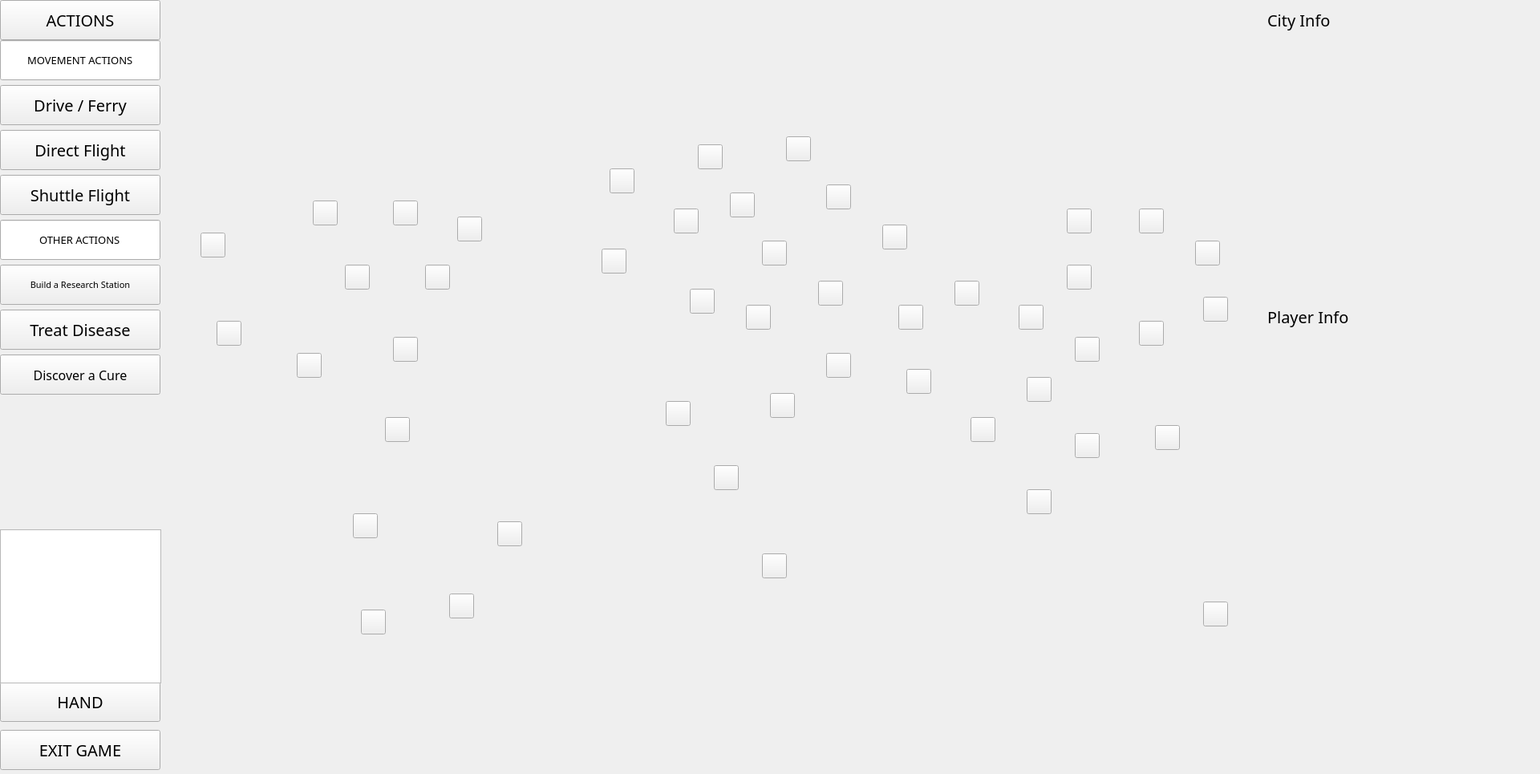
<?xml version="1.0" encoding="UTF-8"?>
<ui version="4.0">
 <class>game</class>
 <widget class="QWidget" name="game">
  <property name="geometry">
   <rect>
    <x>0</x>
    <y>0</y>
    <width>1920</width>
    <height>965</height>
   </rect>
  </property>
  <property name="font">
   <font>
    <pointsize>30</pointsize>
   </font>
  </property>
  <property name="windowTitle">
   <string>Pandemic the Game</string>
  </property>
  <property name="styleSheet">
   <string notr="true"/>
  </property>
  <widget class="QLabel" name="map">
   <property name="geometry">
    <rect>
     <x>41</x>
     <y>0</y>
     <width>1691</width>
     <height>965</height>
    </rect>
   </property>
   <property name="styleSheet">
    <string notr="true">image: url(:/img/img/map.jpg);</string>
   </property>
   <property name="text">
    <string/>
   </property>
  </widget>
  <widget class="QPushButton" name="exit_game">
   <property name="geometry">
    <rect>
     <x>0</x>
     <y>910</y>
     <width>200</width>
     <height>50</height>
    </rect>
   </property>
   <property name="font">
    <font>
     <family>Bauhaus 93</family>
     <pointsize>15</pointsize>
    </font>
   </property>
   <property name="text">
    <string>EXIT GAME</string>
   </property>
  </widget>
  <widget class="QPushButton" name="show_actions">
   <property name="geometry">
    <rect>
     <x>0</x>
     <y>0</y>
     <width>200</width>
     <height>50</height>
    </rect>
   </property>
   <property name="minimumSize">
    <size>
     <width>200</width>
     <height>50</height>
    </size>
   </property>
   <property name="maximumSize">
    <size>
     <width>200</width>
     <height>50</height>
    </size>
   </property>
   <property name="font">
    <font>
     <family>Bauhaus 93</family>
     <pointsize>15</pointsize>
    </font>
   </property>
   <property name="text">
    <string>ACTIONS</string>
   </property>
  </widget>
  <widget class="QWidget" name="actions" native="true">
   <property name="geometry">
    <rect>
     <x>0</x>
     <y>50</y>
     <width>211</width>
     <height>451</height>
    </rect>
   </property>
   <property name="maximumSize">
    <size>
     <width>600</width>
     <height>600</height>
    </size>
   </property>
   <property name="styleSheet">
    <string notr="true"/>
   </property>
   <widget class="QWidget" name="formLayoutWidget">
    <property name="geometry">
     <rect>
      <x>0</x>
      <y>0</y>
      <width>206</width>
      <height>451</height>
     </rect>
    </property>
    <layout class="QFormLayout" name="formLayout">
     <item row="0" column="0">
      <widget class="QLineEdit" name="movment_actions">
       <property name="enabled">
        <bool>true</bool>
       </property>
       <property name="minimumSize">
        <size>
         <width>200</width>
         <height>50</height>
        </size>
       </property>
       <property name="maximumSize">
        <size>
         <width>200</width>
         <height>50</height>
        </size>
       </property>
       <property name="font">
        <font>
         <family>Bauhaus 93</family>
         <pointsize>10</pointsize>
        </font>
       </property>
       <property name="text">
        <string>MOVEMENT ACTIONS</string>
       </property>
       <property name="echoMode">
        <enum>QLineEdit::Normal</enum>
       </property>
       <property name="alignment">
        <set>Qt::AlignCenter</set>
       </property>
       <property name="readOnly">
        <bool>true</bool>
       </property>
      </widget>
     </item>
     <item row="2" column="0">
      <widget class="QPushButton" name="drive_ferry">
       <property name="minimumSize">
        <size>
         <width>200</width>
         <height>50</height>
        </size>
       </property>
       <property name="maximumSize">
        <size>
         <width>200</width>
         <height>100</height>
        </size>
       </property>
       <property name="font">
        <font>
         <family>Bauhaus 93</family>
         <pointsize>15</pointsize>
        </font>
       </property>
       <property name="text">
        <string>Drive / Ferry</string>
       </property>
      </widget>
     </item>
     <item row="3" column="0">
      <widget class="QPushButton" name="direct_flight">
       <property name="minimumSize">
        <size>
         <width>200</width>
         <height>50</height>
        </size>
       </property>
       <property name="maximumSize">
        <size>
         <width>100</width>
         <height>25</height>
        </size>
       </property>
       <property name="font">
        <font>
         <family>Bauhaus 93</family>
         <pointsize>15</pointsize>
        </font>
       </property>
       <property name="text">
        <string>Direct Flight</string>
       </property>
      </widget>
     </item>
     <item row="5" column="0">
      <widget class="QPushButton" name="shuttle_flight">
       <property name="minimumSize">
        <size>
         <width>200</width>
         <height>50</height>
        </size>
       </property>
       <property name="maximumSize">
        <size>
         <width>100</width>
         <height>25</height>
        </size>
       </property>
       <property name="font">
        <font>
         <family>Bauhaus 93</family>
         <pointsize>15</pointsize>
        </font>
       </property>
       <property name="text">
        <string>Shuttle Flight</string>
       </property>
      </widget>
     </item>
     <item row="7" column="0">
      <widget class="QLineEdit" name="other_actions">
       <property name="minimumSize">
        <size>
         <width>200</width>
         <height>50</height>
        </size>
       </property>
       <property name="maximumSize">
        <size>
         <width>200</width>
         <height>50</height>
        </size>
       </property>
       <property name="font">
        <font>
         <family>Bauhaus 93</family>
         <pointsize>10</pointsize>
        </font>
       </property>
       <property name="text">
        <string>OTHER ACTIONS</string>
       </property>
       <property name="alignment">
        <set>Qt::AlignCenter</set>
       </property>
       <property name="readOnly">
        <bool>true</bool>
       </property>
      </widget>
     </item>
     <item row="9" column="0">
      <widget class="QPushButton" name="build_station">
       <property name="minimumSize">
        <size>
         <width>200</width>
         <height>50</height>
        </size>
       </property>
       <property name="maximumSize">
        <size>
         <width>100</width>
         <height>25</height>
        </size>
       </property>
       <property name="font">
        <font>
         <family>Bauhaus 93</family>
         <pointsize>8</pointsize>
        </font>
       </property>
       <property name="text">
        <string>Build a Research Station</string>
       </property>
      </widget>
     </item>
     <item row="10" column="0">
      <widget class="QPushButton" name="treat_disease">
       <property name="minimumSize">
        <size>
         <width>200</width>
         <height>50</height>
        </size>
       </property>
       <property name="maximumSize">
        <size>
         <width>100</width>
         <height>25</height>
        </size>
       </property>
       <property name="font">
        <font>
         <family>Bauhaus 93</family>
         <pointsize>15</pointsize>
        </font>
       </property>
       <property name="text">
        <string>Treat Disease</string>
       </property>
      </widget>
     </item>
     <item row="11" column="0">
      <widget class="QPushButton" name="discover_cure">
       <property name="minimumSize">
        <size>
         <width>200</width>
         <height>50</height>
        </size>
       </property>
       <property name="maximumSize">
        <size>
         <width>100</width>
         <height>25</height>
        </size>
       </property>
       <property name="font">
        <font>
         <family>Bauhaus 93</family>
         <pointsize>12</pointsize>
        </font>
       </property>
       <property name="text">
        <string>Discover a Cure</string>
       </property>
      </widget>
     </item>
    </layout>
   </widget>
  </widget>
  <widget class="QPushButton" name="show_hand">
   <property name="geometry">
    <rect>
     <x>0</x>
     <y>850</y>
     <width>200</width>
     <height>50</height>
    </rect>
   </property>
   <property name="font">
    <font>
     <family>Bauhaus 93</family>
     <pointsize>15</pointsize>
    </font>
   </property>
   <property name="text">
    <string>HAND</string>
   </property>
  </widget>
  <widget class="QListWidget" name="hand">
   <property name="geometry">
    <rect>
     <x>0</x>
     <y>660</y>
     <width>201</width>
     <height>192</height>
    </rect>
   </property>
  </widget>
  <widget class="QLabel" name="outbreaks">
   <property name="geometry">
    <rect>
     <x>230</x>
     <y>510</y>
     <width>51</width>
     <height>51</height>
    </rect>
   </property>
   <property name="styleSheet">
    <string notr="true">image: url(:/img/img/outbreak_marker.png);</string>
   </property>
   <property name="text">
    <string/>
   </property>
  </widget>
  <widget class="QLabel" name="infection_rate">
   <property name="geometry">
    <rect>
     <x>1080</x>
     <y>160</y>
     <width>51</width>
     <height>51</height>
    </rect>
   </property>
   <property name="styleSheet">
    <string notr="true">image: url(:/img/img/infection_rate_marker.png);</string>
   </property>
   <property name="text">
    <string/>
   </property>
  </widget>
  <widget class="QPushButton" name="atlanta">
   <property name="geometry">
    <rect>
     <x>430</x>
     <y>330</y>
     <width>31</width>
     <height>31</height>
    </rect>
   </property>
   <property name="text">
    <string/>
   </property>
  </widget>
  <widget class="QPushButton" name="chicago">
   <property name="geometry">
    <rect>
     <x>390</x>
     <y>250</y>
     <width>31</width>
     <height>31</height>
    </rect>
   </property>
   <property name="text">
    <string/>
   </property>
  </widget>
  <widget class="QPushButton" name="san_francisco">
   <property name="geometry">
    <rect>
     <x>250</x>
     <y>290</y>
     <width>31</width>
     <height>31</height>
    </rect>
   </property>
   <property name="text">
    <string/>
   </property>
  </widget>
  <widget class="QPushButton" name="montreal">
   <property name="geometry">
    <rect>
     <x>490</x>
     <y>250</y>
     <width>31</width>
     <height>31</height>
    </rect>
   </property>
   <property name="text">
    <string/>
   </property>
  </widget>
  <widget class="QPushButton" name="washington">
   <property name="geometry">
    <rect>
     <x>530</x>
     <y>330</y>
     <width>31</width>
     <height>31</height>
    </rect>
   </property>
   <property name="text">
    <string/>
   </property>
  </widget>
  <widget class="QPushButton" name="new_york">
   <property name="geometry">
    <rect>
     <x>570</x>
     <y>270</y>
     <width>31</width>
     <height>31</height>
    </rect>
   </property>
   <property name="text">
    <string/>
   </property>
  </widget>
  <widget class="QPushButton" name="miami">
   <property name="geometry">
    <rect>
     <x>490</x>
     <y>420</y>
     <width>31</width>
     <height>31</height>
    </rect>
   </property>
   <property name="text">
    <string/>
   </property>
  </widget>
  <widget class="QPushButton" name="mexico_city">
   <property name="geometry">
    <rect>
     <x>370</x>
     <y>440</y>
     <width>31</width>
     <height>31</height>
    </rect>
   </property>
   <property name="text">
    <string/>
   </property>
  </widget>
  <widget class="QPushButton" name="bogota">
   <property name="geometry">
    <rect>
     <x>480</x>
     <y>520</y>
     <width>31</width>
     <height>31</height>
    </rect>
   </property>
   <property name="text">
    <string/>
   </property>
  </widget>
  <widget class="QPushButton" name="los_angeles">
   <property name="geometry">
    <rect>
     <x>270</x>
     <y>400</y>
     <width>31</width>
     <height>31</height>
    </rect>
   </property>
   <property name="text">
    <string/>
   </property>
  </widget>
  <widget class="QPushButton" name="london">
   <property name="geometry">
    <rect>
     <x>760</x>
     <y>210</y>
     <width>31</width>
     <height>31</height>
    </rect>
   </property>
   <property name="text">
    <string/>
   </property>
  </widget>
  <widget class="QPushButton" name="madrid">
   <property name="geometry">
    <rect>
     <x>750</x>
     <y>310</y>
     <width>31</width>
     <height>31</height>
    </rect>
   </property>
   <property name="text">
    <string/>
   </property>
  </widget>
  <widget class="QPushButton" name="paris">
   <property name="geometry">
    <rect>
     <x>840</x>
     <y>260</y>
     <width>31</width>
     <height>31</height>
    </rect>
   </property>
   <property name="text">
    <string/>
   </property>
  </widget>
  <widget class="QPushButton" name="essen">
   <property name="geometry">
    <rect>
     <x>870</x>
     <y>180</y>
     <width>31</width>
     <height>31</height>
    </rect>
   </property>
   <property name="text">
    <string/>
   </property>
  </widget>
  <widget class="QPushButton" name="st_petersburg">
   <property name="geometry">
    <rect>
     <x>980</x>
     <y>170</y>
     <width>31</width>
     <height>31</height>
    </rect>
   </property>
   <property name="text">
    <string/>
   </property>
  </widget>
  <widget class="QPushButton" name="milan">
   <property name="geometry">
    <rect>
     <x>910</x>
     <y>240</y>
     <width>31</width>
     <height>31</height>
    </rect>
   </property>
   <property name="text">
    <string/>
   </property>
  </widget>
  <widget class="QPushButton" name="algiers">
   <property name="geometry">
    <rect>
     <x>860</x>
     <y>360</y>
     <width>31</width>
     <height>31</height>
    </rect>
   </property>
   <property name="text">
    <string/>
   </property>
  </widget>
  <widget class="QPushButton" name="istanbul">
   <property name="geometry">
    <rect>
     <x>950</x>
     <y>300</y>
     <width>31</width>
     <height>31</height>
    </rect>
   </property>
   <property name="text">
    <string/>
   </property>
  </widget>
  <widget class="QPushButton" name="baghdad">
   <property name="geometry">
    <rect>
     <x>1020</x>
     <y>350</y>
     <width>31</width>
     <height>31</height>
    </rect>
   </property>
   <property name="text">
    <string/>
   </property>
  </widget>
  <widget class="QPushButton" name="khartoum">
   <property name="geometry">
    <rect>
     <x>960</x>
     <y>490</y>
     <width>31</width>
     <height>31</height>
    </rect>
   </property>
   <property name="text">
    <string/>
   </property>
  </widget>
  <widget class="QPushButton" name="cairo">
   <property name="geometry">
    <rect>
     <x>930</x>
     <y>380</y>
     <width>31</width>
     <height>31</height>
    </rect>
   </property>
   <property name="text">
    <string/>
   </property>
  </widget>
  <widget class="QPushButton" name="tehran">
   <property name="geometry">
    <rect>
     <x>1100</x>
     <y>280</y>
     <width>31</width>
     <height>31</height>
    </rect>
   </property>
   <property name="text">
    <string/>
   </property>
  </widget>
  <widget class="QPushButton" name="karachi">
   <property name="geometry">
    <rect>
     <x>1120</x>
     <y>380</y>
     <width>31</width>
     <height>31</height>
    </rect>
   </property>
   <property name="text">
    <string/>
   </property>
  </widget>
  <widget class="QPushButton" name="riyadh">
   <property name="geometry">
    <rect>
     <x>1030</x>
     <y>440</y>
     <width>31</width>
     <height>31</height>
    </rect>
   </property>
   <property name="text">
    <string/>
   </property>
  </widget>
  <widget class="QPushButton" name="mumbai">
   <property name="geometry">
    <rect>
     <x>1130</x>
     <y>460</y>
     <width>31</width>
     <height>31</height>
    </rect>
   </property>
   <property name="text">
    <string/>
   </property>
  </widget>
  <widget class="QPushButton" name="delhi">
   <property name="geometry">
    <rect>
     <x>1190</x>
     <y>350</y>
     <width>31</width>
     <height>31</height>
    </rect>
   </property>
   <property name="text">
    <string/>
   </property>
  </widget>
  <widget class="QPushButton" name="kolkata">
   <property name="geometry">
    <rect>
     <x>1270</x>
     <y>380</y>
     <width>31</width>
     <height>31</height>
    </rect>
   </property>
   <property name="text">
    <string/>
   </property>
  </widget>
  <widget class="QPushButton" name="beijing">
   <property name="geometry">
    <rect>
     <x>1330</x>
     <y>260</y>
     <width>31</width>
     <height>31</height>
    </rect>
   </property>
   <property name="text">
    <string/>
   </property>
  </widget>
  <widget class="QPushButton" name="shanghai">
   <property name="geometry">
    <rect>
     <x>1330</x>
     <y>330</y>
     <width>31</width>
     <height>31</height>
    </rect>
   </property>
   <property name="text">
    <string/>
   </property>
  </widget>
  <widget class="QPushButton" name="seoul">
   <property name="geometry">
    <rect>
     <x>1420</x>
     <y>260</y>
     <width>31</width>
     <height>31</height>
    </rect>
   </property>
   <property name="text">
    <string/>
   </property>
  </widget>
  <widget class="QPushButton" name="hongkong">
   <property name="geometry">
    <rect>
     <x>1340</x>
     <y>420</y>
     <width>31</width>
     <height>31</height>
    </rect>
   </property>
   <property name="text">
    <string/>
   </property>
  </widget>
  <widget class="QPushButton" name="bangkok">
   <property name="geometry">
    <rect>
     <x>1280</x>
     <y>470</y>
     <width>31</width>
     <height>31</height>
    </rect>
   </property>
   <property name="text">
    <string/>
   </property>
  </widget>
  <widget class="QPushButton" name="taipei">
   <property name="geometry">
    <rect>
     <x>1420</x>
     <y>400</y>
     <width>31</width>
     <height>31</height>
    </rect>
   </property>
   <property name="text">
    <string/>
   </property>
  </widget>
  <widget class="QPushButton" name="tokyo">
   <property name="geometry">
    <rect>
     <x>1490</x>
     <y>300</y>
     <width>31</width>
     <height>31</height>
    </rect>
   </property>
   <property name="text">
    <string/>
   </property>
  </widget>
  <widget class="QPushButton" name="osaka">
   <property name="geometry">
    <rect>
     <x>1500</x>
     <y>370</y>
     <width>31</width>
     <height>31</height>
    </rect>
   </property>
   <property name="text">
    <string/>
   </property>
  </widget>
  <widget class="QPushButton" name="lagos">
   <property name="geometry">
    <rect>
     <x>830</x>
     <y>500</y>
     <width>31</width>
     <height>31</height>
    </rect>
   </property>
   <property name="text">
    <string/>
   </property>
  </widget>
  <widget class="QPushButton" name="kinshasa">
   <property name="geometry">
    <rect>
     <x>890</x>
     <y>580</y>
     <width>31</width>
     <height>31</height>
    </rect>
   </property>
   <property name="text">
    <string/>
   </property>
  </widget>
  <widget class="QPushButton" name="johannesburg">
   <property name="geometry">
    <rect>
     <x>950</x>
     <y>690</y>
     <width>31</width>
     <height>31</height>
    </rect>
   </property>
   <property name="text">
    <string/>
   </property>
  </widget>
  <widget class="QPushButton" name="sao_paulo">
   <property name="geometry">
    <rect>
     <x>620</x>
     <y>650</y>
     <width>31</width>
     <height>31</height>
    </rect>
   </property>
   <property name="text">
    <string/>
   </property>
  </widget>
  <widget class="QPushButton" name="lima">
   <property name="geometry">
    <rect>
     <x>440</x>
     <y>640</y>
     <width>31</width>
     <height>31</height>
    </rect>
   </property>
   <property name="text">
    <string/>
   </property>
  </widget>
  <widget class="QPushButton" name="santiago">
   <property name="geometry">
    <rect>
     <x>450</x>
     <y>760</y>
     <width>31</width>
     <height>31</height>
    </rect>
   </property>
   <property name="text">
    <string/>
   </property>
  </widget>
  <widget class="QPushButton" name="buenos_aires">
   <property name="geometry">
    <rect>
     <x>560</x>
     <y>740</y>
     <width>31</width>
     <height>31</height>
    </rect>
   </property>
   <property name="text">
    <string/>
   </property>
  </widget>
  <widget class="QPushButton" name="jakarta">
   <property name="geometry">
    <rect>
     <x>1280</x>
     <y>610</y>
     <width>31</width>
     <height>31</height>
    </rect>
   </property>
   <property name="text">
    <string/>
   </property>
  </widget>
  <widget class="QPushButton" name="sydney">
   <property name="geometry">
    <rect>
     <x>1500</x>
     <y>750</y>
     <width>31</width>
     <height>31</height>
    </rect>
   </property>
   <property name="text">
    <string/>
   </property>
  </widget>
  <widget class="QPushButton" name="hochiminh_city">
   <property name="geometry">
    <rect>
     <x>1340</x>
     <y>540</y>
     <width>31</width>
     <height>31</height>
    </rect>
   </property>
   <property name="text">
    <string/>
   </property>
  </widget>
  <widget class="QPushButton" name="manila">
   <property name="geometry">
    <rect>
     <x>1440</x>
     <y>530</y>
     <width>31</width>
     <height>31</height>
    </rect>
   </property>
   <property name="text">
    <string/>
   </property>
  </widget>
  <widget class="QPushButton" name="chennai">
   <property name="geometry">
    <rect>
     <x>1210</x>
     <y>520</y>
     <width>31</width>
     <height>31</height>
    </rect>
   </property>
   <property name="text">
    <string/>
   </property>
  </widget>
  <widget class="QPushButton" name="moscow">
   <property name="geometry">
    <rect>
     <x>1030</x>
     <y>230</y>
     <width>31</width>
     <height>31</height>
    </rect>
   </property>
   <property name="text">
    <string/>
   </property>
  </widget>
  <widget class="QLabel" name="yellow">
   <property name="geometry">
    <rect>
     <x>620</x>
     <y>910</y>
     <width>51</width>
     <height>51</height>
    </rect>
   </property>
   <property name="styleSheet">
    <string notr="true">image: url(:/img/img/yellow_cure.png);</string>
   </property>
   <property name="text">
    <string/>
   </property>
  </widget>
  <widget class="QLabel" name="red">
   <property name="geometry">
    <rect>
     <x>690</x>
     <y>910</y>
     <width>51</width>
     <height>51</height>
    </rect>
   </property>
   <property name="styleSheet">
    <string notr="true">image: url(:/img/img/red_cure.png);</string>
   </property>
   <property name="text">
    <string/>
   </property>
  </widget>
  <widget class="QLabel" name="blue">
   <property name="geometry">
    <rect>
     <x>760</x>
     <y>910</y>
     <width>51</width>
     <height>51</height>
    </rect>
   </property>
   <property name="styleSheet">
    <string notr="true">image: url(:/img/img/blue_cure.png);
</string>
   </property>
   <property name="text">
    <string/>
   </property>
  </widget>
  <widget class="QLabel" name="black">
   <property name="geometry">
    <rect>
     <x>820</x>
     <y>910</y>
     <width>51</width>
     <height>51</height>
    </rect>
   </property>
   <property name="styleSheet">
    <string notr="true">image: url(:/img/img/black_cure.png);</string>
   </property>
   <property name="text">
    <string/>
   </property>
  </widget>
  <widget class="QWidget" name="city_widget" native="true">
   <property name="geometry">
    <rect>
     <x>1570</x>
     <y>0</y>
     <width>350</width>
     <height>400</height>
    </rect>
   </property>
   <widget class="QLabel" name="city_info">
    <property name="geometry">
     <rect>
      <x>0</x>
      <y>0</y>
      <width>350</width>
      <height>400</height>
     </rect>
    </property>
    <property name="text">
     <string/>
    </property>
   </widget>
   <widget class="QLabel" name="label">
    <property name="geometry">
     <rect>
      <x>10</x>
      <y>0</y>
      <width>300</width>
      <height>50</height>
     </rect>
    </property>
    <property name="font">
     <font>
      <family>Bauhaus 93</family>
      <pointsize>15</pointsize>
     </font>
    </property>
    <property name="text">
     <string>City Info</string>
    </property>
   </widget>
  </widget>
  <widget class="QWidget" name="player_widget" native="true">
   <property name="geometry">
    <rect>
     <x>1570</x>
     <y>370</y>
     <width>350</width>
     <height>600</height>
    </rect>
   </property>
   <widget class="QLabel" name="player_info">
    <property name="geometry">
     <rect>
      <x>10</x>
      <y>50</y>
      <width>350</width>
      <height>600</height>
     </rect>
    </property>
    <property name="font">
     <font>
      <family>Bauhaus 93</family>
      <pointsize>10</pointsize>
     </font>
    </property>
    <property name="text">
     <string/>
    </property>
   </widget>
   <widget class="QLabel" name="player_title">
    <property name="geometry">
     <rect>
      <x>10</x>
      <y>0</y>
      <width>350</width>
      <height>50</height>
     </rect>
    </property>
    <property name="font">
     <font>
      <family>Bauhaus 93</family>
      <pointsize>15</pointsize>
     </font>
    </property>
    <property name="text">
     <string>Player Info</string>
    </property>
   </widget>
  </widget>
  <zorder>map</zorder>
  <zorder>exit_game</zorder>
  <zorder>show_actions</zorder>
  <zorder>show_hand</zorder>
  <zorder>hand</zorder>
  <zorder>infection_rate</zorder>
  <zorder>atlanta</zorder>
  <zorder>chicago</zorder>
  <zorder>san_francisco</zorder>
  <zorder>montreal</zorder>
  <zorder>washington</zorder>
  <zorder>new_york</zorder>
  <zorder>miami</zorder>
  <zorder>mexico_city</zorder>
  <zorder>bogota</zorder>
  <zorder>los_angeles</zorder>
  <zorder>london</zorder>
  <zorder>madrid</zorder>
  <zorder>paris</zorder>
  <zorder>essen</zorder>
  <zorder>st_petersburg</zorder>
  <zorder>milan</zorder>
  <zorder>algiers</zorder>
  <zorder>istanbul</zorder>
  <zorder>baghdad</zorder>
  <zorder>khartoum</zorder>
  <zorder>cairo</zorder>
  <zorder>tehran</zorder>
  <zorder>karachi</zorder>
  <zorder>riyadh</zorder>
  <zorder>mumbai</zorder>
  <zorder>delhi</zorder>
  <zorder>kolkata</zorder>
  <zorder>beijing</zorder>
  <zorder>shanghai</zorder>
  <zorder>seoul</zorder>
  <zorder>hongkong</zorder>
  <zorder>bangkok</zorder>
  <zorder>taipei</zorder>
  <zorder>tokyo</zorder>
  <zorder>osaka</zorder>
  <zorder>lagos</zorder>
  <zorder>kinshasa</zorder>
  <zorder>johannesburg</zorder>
  <zorder>sao_paulo</zorder>
  <zorder>lima</zorder>
  <zorder>santiago</zorder>
  <zorder>buenos_aires</zorder>
  <zorder>jakarta</zorder>
  <zorder>sydney</zorder>
  <zorder>hochiminh_city</zorder>
  <zorder>manila</zorder>
  <zorder>chennai</zorder>
  <zorder>moscow</zorder>
  <zorder>actions</zorder>
  <zorder>yellow</zorder>
  <zorder>red</zorder>
  <zorder>blue</zorder>
  <zorder>black</zorder>
  <zorder>city_widget</zorder>
  <zorder>outbreaks</zorder>
  <zorder>player_widget</zorder>
 </widget>
 <resources/>
 <connections/>
</ui>
